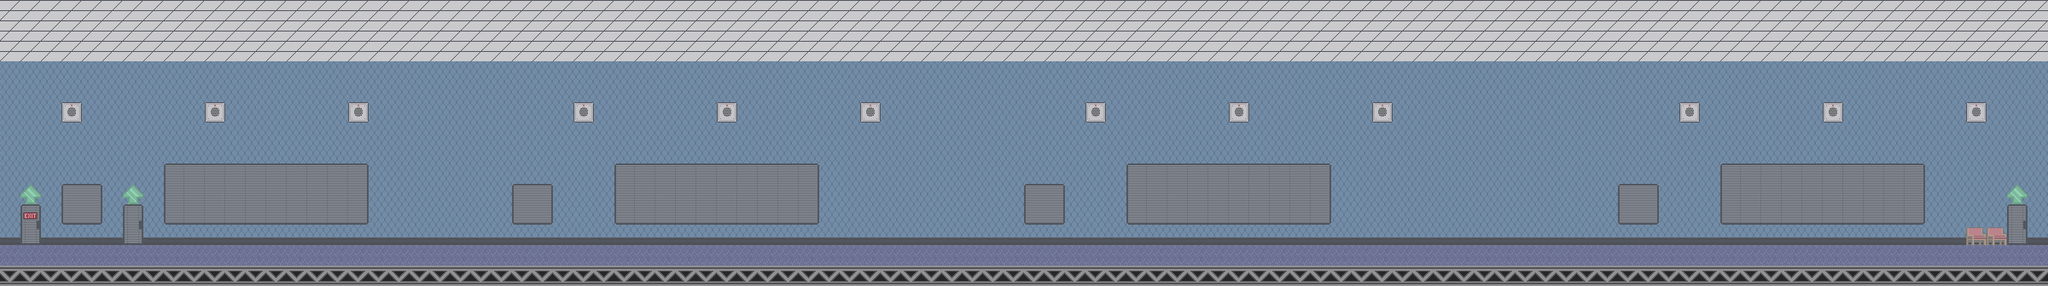

A 2D game scene composited from a Tiled map and its tileset images. What follows is a short description and the map's XML, with each tile layer's data collapsed to a summary:
An orthogonal 100x14 tile map with 24x24 px tiles, 2 tile layers (background, accents), 2 tilesets and 24 objects (9x enemy, 7x ceiling_hippy, 3x door, 2x achievement, floor, ...).

<map height="14" orientation="orthogonal" tileheight="24" tilewidth="24" version="1.0" width="100">
 <properties><property name="blended tiles" value="2,11,12,13,14,15,16,17,18,19,20,21,22,23,24,25,26,27,28,29,30,32,33,34,35,36,37,38,39,40,41,42,43,44,45,46,47,48,49,50,51,52,53,54,55,56,57,58,59,60,62,63,64,65,66,67,68,69,70,71,72,73,74,75,78,79,80,81,82,83,84,85,86,87,88,89,90,92,93,94,95,96,98,99,100,101,102,103,104,105,108,109,110,111,112,113,114,115,116,117,118,119,120,121,122,123,124,125,126,128,129,130,131,132,133,134,135,138,139,140,141,142,143,144,145,146,147,148,149,150,151,152,153,154,155,156,158,159,160,161,162,163,164,165,168,169,170,171,172,173,174,175,176,177,178,179,180,181,182,183,190,191,192,193,194,195,196,197,198,199,200,201,202,203,204,205,206,207,208,209,210,211,212,213,218,221,222,223,224,225,226,227,228,229,230,231,232,233,234,235,236,237,238,239,240,241,242,243,244,245,246,247,248,249,252,253,254,255,256,257,258,259,260,261,262,263,264,265,266,267,268,269,270,271,272,273,274,275,276,277,278,279,282,283,284,285,286,287,288,289,290,291,292,293,294,295,296,297,298,299,300,301,302,303,304,305,306,307,308,309,310,311,312,313,314,317,318,319,320,321,322,323,324,325,326,327,328,329,330,331,332,333,334,335,336,337,338,339,340,341,342,343,344,345,346,347,348,349,350,351,352,353,354,355,356,357,358,359,360,361,362,366,367,368,369,370,371,372,373,374,375,376,377,378,379,380,381,382,383,384,386,387,388,389,390,391,392,396,397,398,399,400,401,403,404,405,406,407,408,409,410,411,412,413,414,415,416,417,418,419,420,421,422,426,427,428,429,430,431,433,434,435,436,437,438,439,440,441,443,444,445,446,447,448,449,450,451,452,456,457,458,459,460,461,463,464,465,466,467,468,469,470,471,473,474,475,476,477,478,479,480,481,482,486,487,488,489,490,491,492,493,494,495,500,501,503,504,505,506,507,508,509,510,511,512,513,514,515,516,517,518,519,520,521,522,523,524,525,526,527,528,529,530,531,532,533,534,535,536,537,538,539,540,1,2,3,4,5,6,7,8,9,10,11,12,13,14,15,16,17,18,19,20,21,22,23,24,25,26,27,28,29,30,31,32,33,34,35,36,37,38,41,45,46,47,48,50,51,52,53,54,55,56,57,58,59,60,61,62,63,64,65,66,67,68,69,70,71,72,73,74,75,76,77,78,79,80,81,82,83,84,8,9,10,11,12,13,14,15,20,21,22,23,24,32,33,34,35,36,37,38,39,40,41,42,43,44,45,46,47,48,55,56,57,58,59,60,61,62,63,64,65,66,67,68,69,70,71,72,73,74,75,76,77,78,79,80,81,82,83,84,87,88,89,90,91,92,93,94,95,96,97,98,99,100,101,102,103,104,105,108,110,111,112,113,114,115,116,117,118,119,120,121,122,123,124,125,126,127,128,129,130,131,132,135,136,137,138,139,140,141,142,143,144,145,147,148,149,150,151,152,153,154,155,156,158,159,160,161,162,163,164,165,166,167,168,169,170,171,172,173,174,175,176,177,178,179,180,181,182,183,184,185,186,187,188,189,190,191,192,193,194,195,196,197,198,199,200,203,204,205,208,209,210,211,212,213,214,217,218,219,220,222,223,224,227,228,229,232,233,234,235,236,237,238,241,242,243,244,245,246,247,248,249,250,251,252,253,254,255,256,257,258,259,260,261,262,263,264,265,266,267,268,269,270,271,272,273,274,275,276,277,278,279,280,281,282,283,284,285,286,287,288,289,290,291,292,293,294,295,296,297,298,299,304,305,306,307,308,309,310,311,312,313,314,315,316,317,318,319,320,321,322,323,324,328,329,330,331,332,333,334,335,336,337,338,339,340,341,342,343,344,345,346,347,348,349,350,351,352,353,354,357,358,360,361,362,363,364,365,366,367,368,371,372,373,374,375,376,377,378,381,382,384,385,386,387,388,389,390,391,392,393,394,395,396,397,398,399,400,401,402,403,404,405,406,408,409,410,411,412,413,414,415,416,417,418,419,420,421,422,423,424,425,429,430,432,433,434,435,436,437,438,439,440,441,444,445,449,453,454,455,456,457,458,459,460,461,462,463,464,465,468,469,472,473,474,475,476,477,478,479,480,2,3,4,6,7,8,9,10,11,12,13,14,15,16,17,18,19,20,21,22,23,26,27,28,29,30,31,32,33,34,35,36,37,38,39,40,41,42,43,44,45,46,47,48,49,50,51,52,53,54,55,56,57,58,59,60,61,62,63,64,65,66,67,69,70,72,73,74,77,78,82,83,84,85,86,103,104,105,1,2,3,4,5,6,7,8,9,13,15,16,19,20,21,22,26,27,28,29,30,31,32,33,34,35,39,40,41,42,43,44,45,46,47,48,52,53,54,55,56,57,58,59,60,61,62,63,64,65,66,67,68,69,70,71,72,73,74,75,76,77,78,79,80,81,82,83,84,85,86,87,88,89,90,91,92,93,94,95,96,97,98,99,100,101,102,103,104,105,106,107,108,109,110,111,112,113,114,115,116,117,118,119,120,121,122,123,124,125,126,127,128,129,130,131,133,134,135,136,137,138,139,140,141,142,143,144,146,147,148,149,150,151,152,153,154,155,156,157,158,159,160,161,162,163,164,165,166,167,168,169,1,3,5,7,8,9,10,11,13,17,18,19,21,22,23,25,26,27,28,29,30,31,33,35,36,37,39,41,42,45,46,47,48,51,52,54,55,56,58,59,60,61,63,64,66,67,68,69,70,71,73,74,75,79,80,81,82,83,84,85,87,89,90,91,94,95,96,97,98,100,101,102,103,104,105,106,107,108,109,111,112,113,114,115,116,117,118,119,120,9,10,11,15,16,21,22,32,33,36,37,38,48,49,56,59,62,67,68,69,70,78,79,80,81,82,83,84,85,86,87,88,89,90,91,92,93,94,95,96,97,98,99,100,101,102,103,104,105,106,107,108,109,110,111,112,113,114,115,116,117,118,119,120,121,2,4,5,7,8,9,10,11,12,13,14,16,18,19,20,21,22,24,25,26,27,28,29,30,31,32,33,35,37,38,39,40,41,42,43,44,45,46,47,48,49,50,51,52,53,54,55,56,57,58,60,61,62,63,64,65,66,67,68,69,71,72,74,75,76,77,78,79,80,81,82,83,84,86,87,88,89,90,91,92,93,94,95,96,97,98,99,100,102,103,104,105,106,107,108,109,110,111,112,113,114,115,116,117,118,119,120,121,5,6,7,8,9,10,11,12,13,14,15,17,18,19,20,21,22,23,24,26,27,30,31,33,35,36,39,40,42,43,44,45,46,48,49,50,51,52,53,54,55,56,57,58,59,60,61,62,63,64,65,66,67,68,69,70,72,1,2,3,4,5,6,7,8,9,10,11,12,13,14,15,16,17,18,19,20,21,23,24,25,26,29,30,33,34,36,37,39,41,42,43,44,45,46,49,52,53,54,55,58,59,64,65,66,67,68,69,70,71,73,74,75,78,79,80,81,84,85,86,87,88,89,90,91,92,93,94,95,96,97,98,99,100,101,102,103,104,107,109,115,116,117,119,120,121,122,123,124,125,126,127,128,129,130,135,136,137,138,139,140,141,142,143,144,145,146,147,148,149,150,151,152,153,154,155,156,160,161,164,165,166,167,168,169,170,171,172,173,174,175,176,177,178,181,182,186,187,190,191,192,193,194,196,197,198,199,201,202,203,204,207,208,212,213,216,217,218,219,220,222,223,224,225,227,228,229,230,233,234,238,239,242,243,244,245,246,247,248,249,250,251,252,253,254,255,256,259,260,264,265,266,269,270,271,272,273,274,275,276,277,278,279,281,282,283,284,285,286,290,291,292,295,296,297,298,299,300,301,302,303,304,305,306,307,308,309,310,311,312,316,317,318,319,320,321,322,323,324,325,326,327,328,329,330,331,332,333,334,335,336,337,338,342,343,344,345,346,347,348,350,353,354,355,356,357,358,359,360,361,362,363,364,366,367,368,369,370,371,372,373,374,376,377,378,379,380,381,382,383,384,385,386,389,390,392,393,394,395,396,397,398,399,400,401,402,403,404,405,406,407,409,410,411,412,415,416,417,418,419,420,421,422,423,424,425,426,427,428,429,430,431,432,433,435,436,437,438,441,442,443,444,445,446,447,448,451,452,453,454,455,456,459,460,461,462,463,464,467,468,469,471,472,473,474,477,479,480,481,482,485,486,487,489,490,491,492,493,494,495,497,498,499,500,503,505,506,507,508,511,512,513,514,515,516,517,518,519,520,521,522,523,524,525,526,529,530,531,532,533,534,537,538,539,541,542,543,544,545,546,547,548,549,551,552,553,554,555,556,557,559,560,561,562,563,564,565,566,567,568,569,570,571,572,573,574,575,576,577,578,579,580,581,582,583,584,585,586,587,588,589,590,591,592,593,594,595,596,597,598,599,600,601,602,603,604,605,606,607,608,609,610,611,612,613,614,615,616,617,618,619,620,621,622,623,624,625,626,627,628,629,630,631,632,633,634,635,636,637,638,639,640,641,642,643,644,645,646,647,648,649,650,651,652,653,654,655,656,657,658,659,660,661,662,663,664,665,666,667,668,669,670,671,672,673,674,675,676,1,2,4,5,7,10,11,12,13,14,15,16,18,19,20,21,22,24,25,26,27,28,29,30,31,32,33,35,36,37,38,39,40,41,42,43,44,45,46,47,48,49,50,51,52,53,54,56,57,58,62,63,64,65,66,67,68,69,71,72,73,74,75,76,77,78,79,80,81,82,83,84,86,87,88,89,90,91,92,93,94,96,97,98,99,100,102,103,104,105,106,107,108,109,110,111,112,113,114,115,116,117,118,119,120,121,8,9,10,11,12,13,14,15,16,17,18,19,20,27,28,31,32,33,34,35,36,37,38,39,40,47,48,49,50,51,52,53,54,55,56,57,58,59,60,63,64,65,67,68,69,70,71,72,73,74,75,76,77,78,79,80,81,96,97,98,99,100,101,107,108,114,115,116,117,119,120,121,127,128,134,135,136,137,138,139,140,141,146,147,148,154,155,156,157,158,159,160,161,166,167,168,169,170,171,172,173,174,175,176,177,178,179,180,181,184,185,186,187,188,190,191,192,193,194,195,196,197,198,199,200,201,204,207,208,210,211,212,213,214,215,216,217,218,219,220,221,226,227,228,229,230,231,232,233,234,235,236,237,238,239,240,241,242,243,244,245,246,247,248,249,250,251,252,253,254,255,256,257,258,259,260,261,262,263,264,265,266,267,268,269,270,271,272,273,274,275,276,277,278,279,280,281,282,283,284,285,286,287,288,289,290,291,292,293,294,295,296,297,298,299,300,301,302,303,304,305,306,307,308,309,310,311,312,313,314,315,316,317,318,319,320,321,322,323,324,325,326,327,328,329,330,331,332,333,334,335,336,337,338,339,340,341,342,343,344,345,346,347,348,349,350,351,352,353,354,355,356,357,358,359,360,361,362,363,364,365,366,367,368,369,370,371,372,373,374,375,376,377,378,379,380,381,382,383,384,385,386,387,388,389,390,391,392,393,394,395,396,397,398,399,400,10,11,19,20,22,23,30,31,32,33,34,35,36,38,46,47,48,49,58,62,69,72,73,74,75,76,77,78,80,81,82,83,84,85,86,87,88,89,90,91,92,93,96,97,98,99,100,101,102" />
  <property name="floor" value="9" />
  <property name="respawn" value="studyroom.tmx" />
 </properties>
 <tileset firstgid="1" name="community" tileheight="24" tilewidth="24">
  <image height="96" source="../images/tilesets/tiles.png" width="216" />
 </tileset>
 <tileset firstgid="37" name="greendale-interior" tileheight="24" tilewidth="24">
  <image height="144" source="../images/tilesets/greendale-interior.png" width="264" />
 </tileset>
 <layer height="14" name="background" width="100">
  <data>[1400 cells, 1400 non-empty, 21 distinct tile ids]</data>
 </layer>
 <layer height="14" name="accents" width="100">
  <data>[1400 cells, 6 non-empty, 3 distinct tile ids]</data>
 </layer>
 <objectgroup height="14" name="floor" width="100">
  <object height="24" type="floor" width="2400" x="0" y="288" />
 </objectgroup>
 <objectgroup color="#0000a4" height="14" name="nodes" width="100">
  <object height="48" name="exit" type="door" width="24" x="2352" y="240">
   <properties>
    <property name="level" value="overworld" />
   </properties>
  </object>
  <object height="24" type="splat" width="24" x="2376" y="0" />
  <object height="48" type="enemy" width="48" x="312" y="240">
   <properties>
    <property name="enemytype" value="hippy" />
   </properties>
  </object>
  <object height="48" type="enemy" width="48" x="600" y="240">
   <properties>
    <property name="enemytype" value="hippy" />
   </properties>
  </object>
  <object height="48" type="enemy" width="48" x="1008" y="240">
   <properties>
    <property name="enemytype" value="hippy" />
   </properties>
  </object>
  <object height="48" type="enemy" width="48" x="1152" y="240">
   <properties>
    <property name="enemytype" value="hippy" />
   </properties>
  </object>
  <object height="48" type="enemy" width="48" x="1296" y="240">
   <properties>
    <property name="enemytype" value="hippy" />
   </properties>
  </object>
  <object height="48" type="enemy" width="48" x="1968" y="240">
   <properties>
    <property name="enemytype" value="hippy" />
   </properties>
  </object>
  <object height="48" type="enemy" width="48" x="2040" y="240">
   <properties>
    <property name="enemytype" value="hippy" />
   </properties>
  </object>
  <object height="48" type="enemy" width="48" x="2184" y="240">
   <properties>
    <property name="enemytype" value="hippy" />
   </properties>
  </object>
  <object height="48" type="enemy" width="48" x="2112" y="240">
   <properties>
    <property name="enemytype" value="hippy" />
   </properties>
  </object>
  <object height="48" name="main" type="door" width="24" x="144" y="240">
   <properties>
    <property name="level" value="studyroom" />
    <property name="to" value="studyroomMainDoor" />
   </properties>
  </object>
  <object height="45" name="hallway1" type="door" width="23" x="24" y="240">
   <properties>
    <property name="level" value="greendale-exterior" />
    <property name="to" value="main" />
   </properties>
  </object>
  <object height="24" type="ceiling_hippy" width="48" x="360" y="24" />
  <object height="24" type="ceiling_hippy" width="48" x="696" y="24" />
  <object height="24" type="ceiling_hippy" width="48" x="456" y="24" />
  <object height="24" type="ceiling_hippy" width="48" x="1008" y="24" />
  <object height="24" type="ceiling_hippy" width="48" x="1704" y="24" />
  <object height="24" type="ceiling_hippy" width="48" x="2112" y="24" />
  <object height="24" type="ceiling_hippy" width="48" x="576" y="24" />
  <object height="24" type="achievement" width="2400" x="0" y="287">
   <properties>
    <property name="action" value="achieve" />
    <property name="label" value="hallway floor-contacts" />
   </properties>
  </object>
  <object height="288" type="achievement" width="24" x="2328" y="0">
   <properties>
    <property name="action" value="achieve" />
    <property name="label" value="hallway right end" />
   </properties>
  </object>
 </objectgroup>
 <objectgroup height="14" name="ceiling" width="100">
  <object height="72" type="ceiling" width="2400" x="0" y="0" />
 </objectgroup>
</map>
